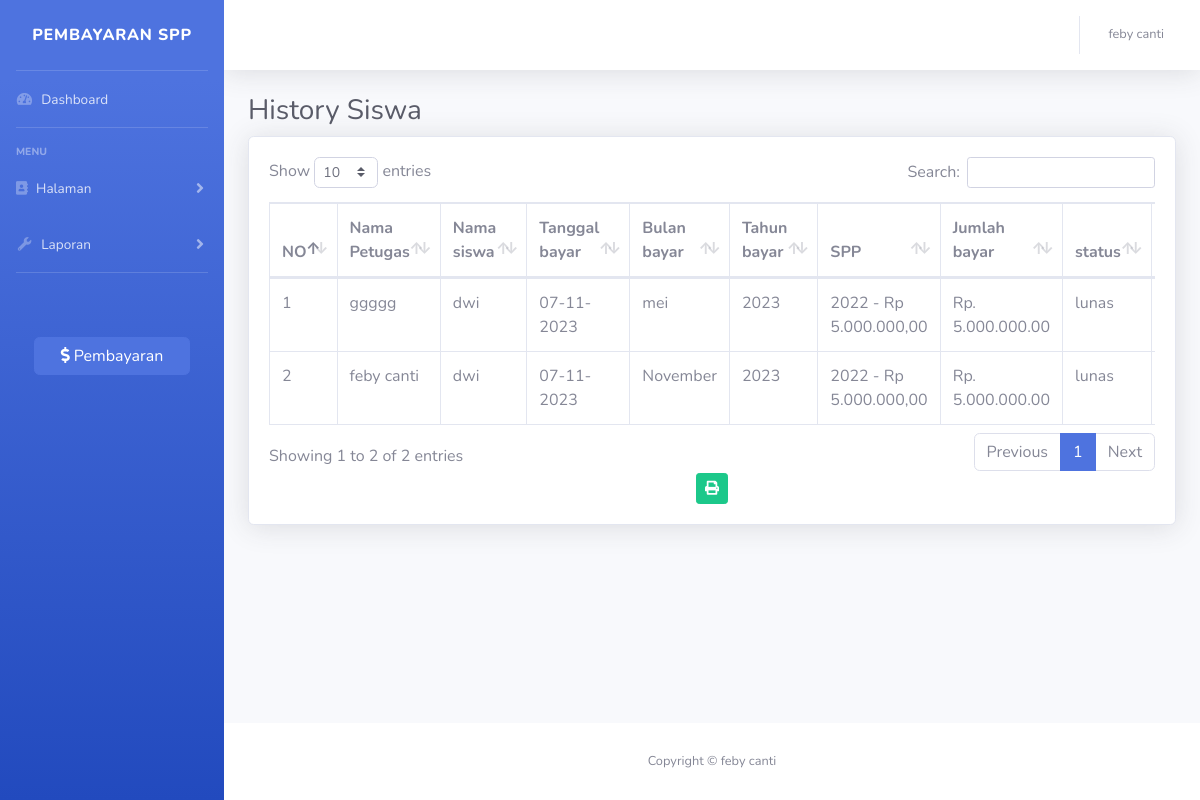
Page /index.php?page=history&nisn=0986 (signed in) on the committed database.
### tables this page shows
CREATE TABLE `pembayaran` (
  `id_pembayaran` int(11) NOT NULL,
  `id_petugas` int(11) NOT NULL,
  `nisn` char(10) NOT NULL,
  `tanggal_bayar` date NOT NULL,
  `id_spp` int(10) NOT NULL,
  `jumlah_bayar` int(11) NOT NULL,
  `bulan_bayar` varchar(8) NOT NULL,
  `tahun_bayar` varchar(4) NOT NULL
);

CREATE TABLE `petugas` (
  `id_petugas` int(10) NOT NULL,
  `nama_petugas` varchar(30) NOT NULL,
  `username` varchar(20) NOT NULL,
  `password` varchar(32) NOT NULL,
  `level` enum('admin','petugas') NOT NULL
);

CREATE TABLE `siswa` (
  `nisn` char(10) NOT NULL,
  `nis` char(8) NOT NULL,
  `nama_siswa` varchar(35) NOT NULL,
  `password` varchar(32) NOT NULL,
  `alamat` text NOT NULL,
  `no_tlpon` char(20) NOT NULL,
  `id_kelas` int(11) NOT NULL
);

CREATE TABLE `spp` (
  `id_spp` int(11) NOT NULL,
  `tahun` int(11) NOT NULL,
  `nominal` int(11) NOT NULL
);

### history.php (the view, shortened to what this page needs)
<h1 class="h3 mb-2 text-gray-800">History Siswa</h1>
<div class="card shadow mb-4">
    <div class="card-body">
        <div class="table-responsive">
            <table class="table table-bordered" id="dataTable" width="100%" cellspacing="0">
                <thead>
                    <tr>
                        <th>NO</th>
                        <th>Nama Petugas</th>
                        <th>Nama siswa</th>
                        <th>Tanggal bayar</th>
                        <th>Bulan bayar</th>
                        <th>Tahun bayar</th>
                        <th>SPP</th>
                        <th>Jumlah bayar</th>
                        <th>status</th>
                        <th>Action</th>
                    </tr>
                </thead>
                <tbody>
                    <?php
                    if (isset($_GET['nisn'])) {
                        $nisn = $_GET['nisn'];
                        $i = 1;
                        $query = mysqli_query($koneksi, "SELECT * FROM pembayaran INNER JOIN petugas ON pembayaran.id_petugas=petugas.id_petugas INNER JOIN siswa ON pembayaran.nisn=siswa.nisn INNER JOIN spp ON pembayaran.id_spp=spp.id_spp WHERE pembayaran.nisn='$nisn'");
                    }
                    while ($data = mysqli_fetch_array($query)) {
                    ?>
                        <tr>
                            <td><?php echo $i++ ?></td>
                            <td><?php echo $data['nama_petugas'] ?></td>
                            <td><?php echo $data['nama_siswa'] ?></td>
                            <td><?php echo date('d-m-Y', strtotime($data['tanggal_bayar'])) ?></td>
                            <td><?php echo $data['bulan_bayar'] ?></td>
                            <td><?php echo $data['tahun_bayar'] ?></td>
                            <td><?php echo $data['tahun'] ?> - Rp <?php echo number_format($data['nominal'], 2, ',', '.') ?></td>
                            <td> Rp. <?php echo number_format($data['jumlah_bayar'], 2, '.', '.') ?></td>
                            <td>
                                <?php
                                if ($data['nominal'] >  $data['jumlah_bayar']) {
                                    echo 'kurang';
                                } else {
                                    echo 'lunas';
                                }
                                ?>
                            </td>
                            <td>
                            </td>
                        </tr>
                    <?php
                    }
                    ?>
                </tbody>
            </table>
            <?php
            if (!empty($_SESSION['user']['level']) && !empty($_SESSION['user']['level'] == 'admin')) {
            ?>
                <div class="container" style="text-align: center;">
                    <a href="cetak_history.php?nisn=<?php echo $_GET['nisn'] ?>" class="btn btn-success btn-sm" target="_blank"><i class="fa fa-print"></i></a>
                </div>
            <?php
            }
            ?>
        </div>
    </div>
</div>

### rows in the picture
pembayaran: id_petugas.nama_petugas "ggggg", nisn.nama_siswa "dwi", tanggal_bayar "07-11-2023", bulan_bayar "mei", tahun_bayar "2023", id_spp.tahun "2022", id_spp.nominal "5.000.000,00", jumlah_bayar "5.000.000.00", shows "lunas"
pembayaran: id_petugas.nama_petugas "feby canti", nisn.nama_siswa "dwi", tanggal_bayar "07-11-2023", bulan_bayar "November", tahun_bayar "2023", id_spp.tahun "2022", id_spp.nominal "5.000.000,00", jumlah_bayar "5.000.000.00", shows "lunas"

### other values in the picture
$_SESSION['user']['nama_petugas'] "feby canti"
